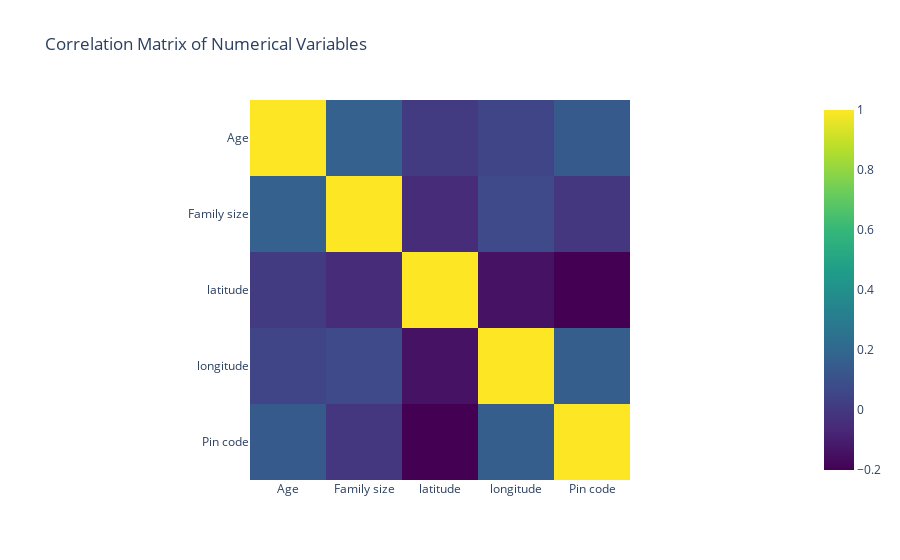

The code cell stored with this chart in its notebook:
### Markdown cell above
### **Correlation matrix of numerical variables in the dataset**

### Code cell
numeric_data = data.select_dtypes(include=['float64', 'int64'])

# Compute correlation matrix
correlation_matrix = numeric_data.corr()

# Create the heatmap
fig = px.imshow(correlation_matrix, color_continuous_scale='Viridis',
                title='Correlation Matrix of Numerical Variables')

# Show the plot
fig.show()

### Figure 1 — Plotly figure (JSON) as saved in the notebook; plotly's stock layout.template omitted (floating-point values rounded to 4 significant figures)
{"data": [{"coloraxis": "coloraxis", "hovertemplate": "x: %{x}<br>y: %{y}<br>color: %{z}<extra></extra>", "name": "0", "type": "heatmap", "x": ["Age", "Family size", "latitude", "longitude", "Pin code"], "xaxis": "x", "y": ["Age", "Family size", "latitude", "longitude", "Pin code"], "yaxis": "y", "z": [[1, 0.17, 0.006595, 0.0475, 0.1373], [0.17, 1, -0.05354, 0.07013, -0.009402], [0.006595, -0.05354, 1, -0.1442, -0.2018], [0.0475, 0.07013, -0.1442, 1, 0.1561], [0.1373, -0.009402, -0.2018, 0.1561, 1]]}], "layout": {"coloraxis": {"colorscale": [[0, "#440154"], [0.1111, "#482878"], [0.2222, "#3e4989"], [0.3333, "#31688e"], [0.4444, "#26828e"], [0.5556, "#1f9e89"], [0.6667, "#35b779"], [0.7778, "#6ece58"], [0.8889, "#b5de2b"], [1, "#fde725"]]}, "title": {"text": "Correlation Matrix of Numerical Variables"}, "xaxis": {"anchor": "y", "constrain": "domain", "domain": [0, 1], "scaleanchor": "y"}, "yaxis": {"anchor": "x", "autorange": "reversed", "constrain": "domain", "domain": [0, 1]}}}
